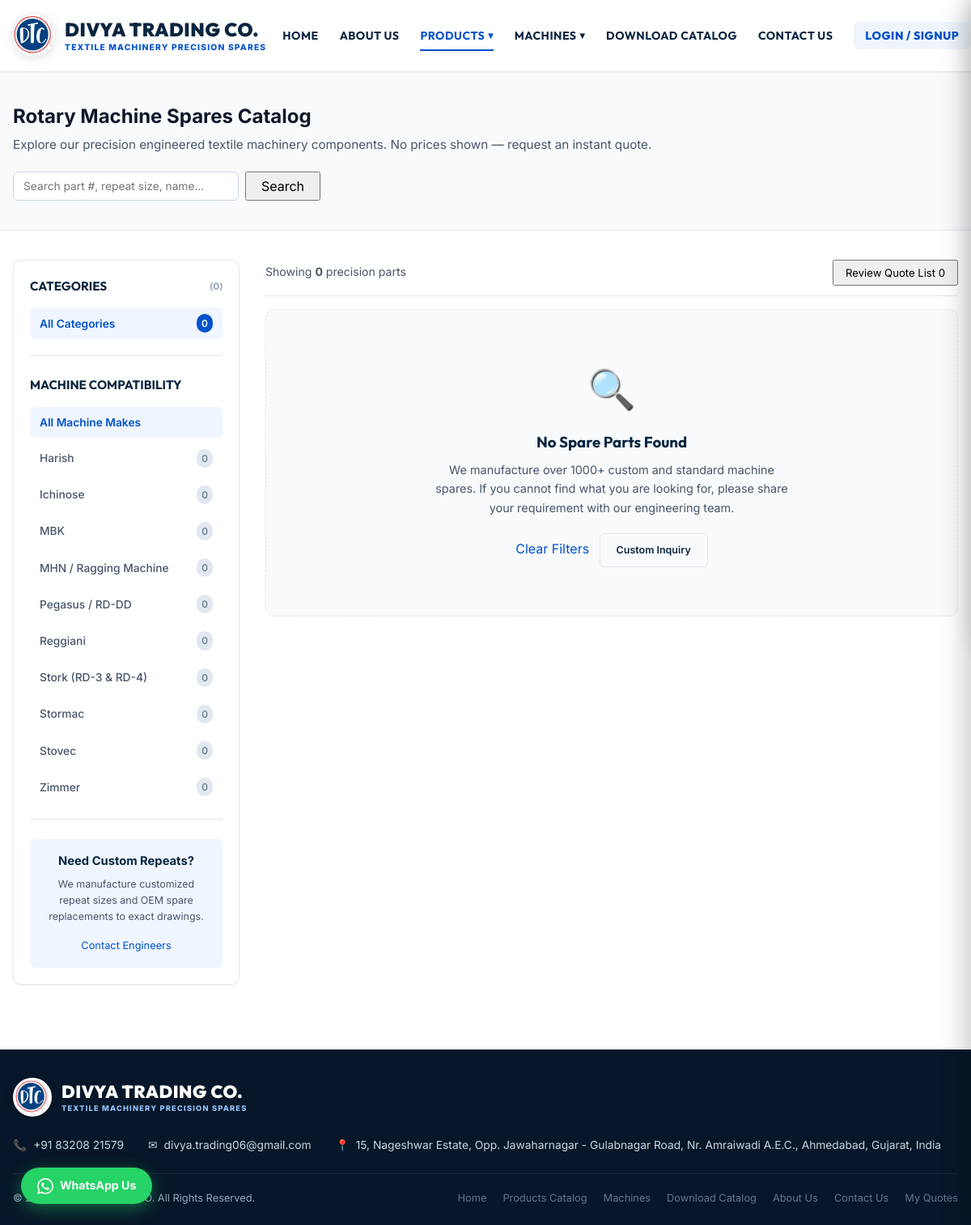
Page /products on the committed database.
### models.py (models this page shows, shortened)
class MachineMake(db.Model):
    __tablename__ = 'machine_makes'
    id = db.Column(db.Integer, primary_key=True)
    name = db.Column(db.String(120), nullable=False, unique=True)
    slug = db.Column(db.String(140), nullable=False, unique=True)
    description = db.Column(db.Text, nullable=True)
    created_at = db.Column(db.DateTime, default=datetime.utcnow)
    products = db.relationship('Product', backref='machine_make', lazy=True)

class SiteSetting(db.Model):
    __tablename__ = 'site_settings'
    id = db.Column(db.Integer, primary_key=True)
    key = db.Column(db.String(100), unique=True, nullable=False)
    value = db.Column(db.Text, nullable=True)
    description = db.Column(db.String(255), nullable=True)

### app.py (the view, shortened to what this page needs)
@app.route('/products')
def products():
    category_slug = request.args.get('category')
    machine_slug = request.args.get('machine')
    search_query = request.args.get('q', '').strip()
    query = Product.query.filter_by(is_active=True)
    selected_category = None
    if category_slug:
        selected_category = Category.query.filter_by(slug=category_slug).first()
        if selected_category:
            query = query.filter_by(category_id=selected_category.id)
    selected_machine = None
    if machine_slug:
        selected_machine = MachineMake.query.filter_by(slug=machine_slug).first()
        if selected_machine:
            query = query.filter_by(machine_make_id=selected_machine.id)
    all_products = query.order_by(Product.id.desc()).all()
    categories = Category.query.order_by(Category.order_index).all()
    machines = MachineMake.query.order_by(MachineMake.name).all()
    return render_template(
        'products.html',
        products=all_products,
        categories=categories,
        machines=machines,
        selected_category=selected_category,
        selected_machine=selected_machine,
        search_query=search_query
    )

### app.py (called while the page is built, shortened)
@app.before_request
def enforce_session_timeout():
    now = time.time()

@app.context_processor
def inject_global_data():
    categories = Category.query.order_by(Category.order_index).all()
    machines = MachineMake.query.order_by(MachineMake.name).all()
    settings_records = SiteSetting.query.all()
    settings = {s.key: s.value for s in settings_records}
    why_choose_pillars = get_why_choose_pillars(settings)
    current_year = datetime.utcnow().year
    current_customer = None
    return {
        'nav_categories': categories,
        'nav_machines': machines,
        'site_settings': settings,
        'why_choose_pillars': why_choose_pillars,
        'current_year': current_year,
        'current_customer': current_customer
    }

### templates/products.html (shortened to what this page needs)
{% extends 'base.html' %}
{% block content %}
<section class="catalog-header-bar">
  <div class="container">
    <div style="display: flex; justify-content: space-between; align-items: center; flex-wrap: wrap; gap: 20px;">
      <div>
        <h1 class="catalog-page-title">
          {% if selected_category %}
            {{ selected_category.name }}
          {% elif selected_machine %}
            Spares for {{ selected_machine.name }}
          {% elif search_query %}
            Search Results for "{{ search_query }}"
          {% else %}
            Rotary Machine Spares Catalog
          {% endif %}
        </h1>
        <p style="font-size: 0.95rem; color: var(--text-muted); margin-top: 4px;">
          Explore our precision engineered textile machinery components. No prices shown — request an instant quote.
        </p>
      </div>
      <form action="{{ url_for('products') }}" method="GET" style="display: flex; gap: 8px; width: 100%; max-width: 380px;">
        <input type="text" name="q" value="{{ search_query }}" class="form-control" placeholder="Search part #, repeat size, name..." style="background: white;">
        <button type="submit" class="btn-enquire-primary" style="padding: 0 18px;">Search</button>
      </form>
    </div>
  </div>
</section>
<section style="background: var(--bg-white);">
  <div class="container">
    <div class="catalog-layout">
      <aside class="sidebar-filters">
        <div class="filter-section">
          <h3 class="filter-heading">
            <span>Categories</span>
            <span style="font-size: 0.75rem; color: #94a3b8;">({{ categories|length }})</span>
          </h3>
          <div class="filter-list">
            <a href="{{ url_for('products', machine=selected_machine.slug if selected_machine else None) }}"
               class="filter-item-btn {% if not selected_category %}active{% endif %}">
              <span>All Categories</span>
              <span class="filter-count">{{ products|length if not selected_category else 'All' }}</span>
            </a>
          </div>
        </div>
        <div class="filter-section">
          <h3 class="filter-heading">
            <span>Machine Compatibility</span>
          </h3>
          <div class="filter-list">
            <a href="{{ url_for('products', category=selected_category.slug if selected_category else None) }}"
               class="filter-item-btn {% if not selected_machine %}active{% endif %}">
              <span>All Machine Makes</span>
            </a>
            {% for m in machines %}
            <a href="{{ url_for('products', machine=m.slug, category=selected_category.slug if selected_category else None) }}"
               class="filter-item-btn {% if selected_machine and selected_machine.id == m.id %}active{% endif %}">
              <span>{{ m.name }}</span>
              <span class="filter-count">{{ m.products|length }}</span>
            </a>
            {% endfor %}
          </div>
        </div>
        <div style="background: var(--dtc-blue-light); border-radius: var(--radius-sm); padding: 16px; margin-top: 24px; text-align: center;">
          <h4 style="font-size: 0.92rem; font-weight: 700; color: var(--primary-navy); margin-bottom: 6px;">Need Custom Repeats?</h4>
          <p style="font-size: 0.78rem; color: var(--text-muted); margin-bottom: 12px;">We manufacture customized repeat sizes and OEM spare replacements to exact drawings.</p>
          <a href="{{ url_for('contact') }}" class="btn-enquire-primary" style="width: 100%; justify-content: center; font-size: 0.8rem; padding: 8px 12px;">Contact Engineers</a>
        </div>
      </aside>
      <main class="catalog-main">
        <div class="catalog-results-bar">
          <span style="font-size: 0.88rem; color: var(--text-muted);">
            Showing <strong>{{ products|length }}</strong> precision parts
          </span>
          <button class="btn-quote-cart btn-open-quote-cart" style="font-size: 0.82rem; padding: 6px 14px;">
            <span>Review Quote List</span>
            <span class="cart-badge">0</span>
          </button>
        </div>
        {% if products %}
        <div class="products-grid">
          {% for prod in products %}
          <div class="product-card">
            {% if prod.is_featured %}
            <span class="product-badge-featured">Featured</span>
            {% endif %}
            {% if prod.stock_status == 'out_of_stock' %}
            <span class="product-badge-stock out_of_stock">Out of Stock</span>
            {% elif prod.stock_status == 'made_to_order' %}
            <span class="product-badge-stock made_to_order">Made to Order</span>
            {% endif %}
            <a href="{{ url_for('product_detail', slug=prod.slug) }}" class="product-card-img-wrap">
              <img src="{{ prod.image_url }}" alt="{{ prod.name }}" loading="lazy">
            </a>
            <div class="product-card-body">
              <div class="product-meta-row">
                <span class="product-part-no">{{ prod.part_number }}</span>
                <span class="product-make-badge">{{ prod.machine_make.name if prod.machine_make else 'Universal' }}</span>
                {% if prod.category %}
                <span class="product-category-tag" style="display:none;">{{ prod.category.name }}</span>
                {% endif %}
              </div>
              <h3 class="product-title">
                <a href="{{ url_for('product_detail', slug=prod.slug) }}">{{ prod.name }}</a>
              </h3>
              <p class="product-specs-summary">
                {% if prod.repeat_sizes %}<strong>Repeats:</strong> {{ prod.repeat_sizes }}<br>{% endif %}
                {% if prod.material %}<strong>Material:</strong> {{ prod.material }}<br>{% endif %}
                {{ prod.short_description or (prod.description[:85] + '...') }}
              </p>
              <div class="product-card-actions">
                <button class="btn-card-inquire btn-quick-inquire"
                        data-product-id="{{ prod.id }}"
                        data-product-name="{{ prod.name }}"
                        data-part-number="{{ prod.part_number }}"
                        data-repeat-sizes="{{ prod.repeat_sizes }}">
                  Inquire Now
                </button>
                <button class="btn-card-add-cart btn-add-quote-cart"
                        data-product-id="{{ prod.id }}"
                        data-product-name="{{ prod.name }}"
                        data-part-number="{{ prod.part_number }}"
                        data-product-image="{{ prod.image_url }}">
                  + Quote List
                </button>
              </div>
            </div>
          </div>
          {% endfor %}
        </div>
        {% else %}
        <div style="text-align: center; padding: 60px 20px; background: var(--bg-light); border-radius: var(--radius-md); border: 1px dashed var(--border-color);">
          <span style="font-size: 3rem; display: block; margin-bottom: 12px;">🔍</span>
          <h3 style="font-family: var(--font-heading); color: var(--primary-navy); margin-bottom: 8px;">No Spare Parts Found</h3>
          <p style="color: var(--text-muted); font-size: 0.9rem; max-width: 450px; margin: 0 auto 20px;">
            We manufacture over 1000+ custom and standard machine spares. If you cannot find what you are looking for, please share your requirement with our engineering team.
          </p>
          <a href="{{ url_for('products') }}" class="btn-enquire-primary" style="margin-right: 8px;">Clear Filters</a>
          <a href="{{ url_for('contact') }}" class="btn-card-add-cart" style="display: inline-flex; padding: 10px 20px;">Custom Inquiry</a>
        </div>
        {% endif %}
      </main>
    </div>
  </div>
</section>
{% endblock %}

### templates/base.html (shortened to what this page needs)
<!DOCTYPE html>
<html lang="en">
<head>
  <link rel="stylesheet" href="{{ url_for('static', filename='css/style.css') }}?v=2.5.0">
</head>
<body data-logged-in="{% if current_customer %}true{% else %}false{% endif %}">
  <header class="site-header">
    <div class="container header-inner">
      <a href="{{ url_for('home') }}" class="brand-logo-link" id="headerLogoLink" title="Divya Trading Co.">
        <div class="brand-logo-combo">
          <img src="{{ url_for('static', filename='images/dtc_emblem.png') }}" alt="DTC Emblem" class="brand-emblem-icon">
          <div class="brand-text-block">
            <span class="brand-main-title">DIVYA TRADING CO.</span>
            <span class="brand-sub-tagline">TEXTILE MACHINERY PRECISION SPARES</span>
          </div>
        </div>
      </a>
      <nav class="main-nav" id="mainNav">
        <a href="{{ url_for('home') }}" class="nav-link {% if request.endpoint == 'home' %}active{% endif %}">HOME</a>
        <a href="{{ url_for('about') }}" class="nav-link {% if request.endpoint == 'about' %}active{% endif %}">ABOUT US</a>
        <div class="nav-item-dropdown">
          <a href="{{ url_for('products') }}" class="nav-link dropdown-toggle {% if request.endpoint == 'products' %}active{% endif %}">
            PRODUCTS <span class="dropdown-caret">▾</span>
          </a>
        </div>
        <div class="nav-item-dropdown">
          <a href="{{ url_for('machines') }}" class="nav-link dropdown-toggle {% if request.endpoint == 'machines' %}active{% endif %}">
            MACHINES <span class="dropdown-caret">▾</span>
          </a>
        </div>
        <a href="{{ url_for('download_catalog') }}" class="nav-link {% if request.endpoint == 'download_catalog' %}active{% endif %}">DOWNLOAD CATALOG</a>
        <a href="{{ url_for('contact') }}" class="nav-link {% if request.endpoint == 'contact' %}active{% endif %}">CONTACT US</a>
        {% if not current_customer %}
        <a href="{{ url_for('customer_login') }}" class="nav-link nav-link-auth {% if request.endpoint in ('customer_login', 'customer_register') %}active{% endif %}">
          LOGIN / SIGNUP
        </a>
        {% endif %}
      </nav>
    </div>
  </header>
  <main>
    {% block content %}{% endblock %}
  </main>
  {% if site_settings.show_whatsapp_button != 'false' %}
  <a href="https://wa.me/{{ (site_settings.whatsapp_number or '918320821579')|replace('+', '')|replace(' ', '') }}?text={{ (site_settings.whatsapp_default_message or 'Hello Divya Trading Co., I would like to inquire about rotary printing machine spare parts.')|urlencode }}"
     target="_blank"
     rel="noopener noreferrer"
     class="floating-whatsapp-btn"
     id="floatingWhatsAppBtn">
    <span>WhatsApp Us</span>
  </a>
  {% endif %}
  <footer class="site-footer">
    <div class="container">
      <div class="footer-top-row">
        <div class="footer-brand">
          <a href="{{ url_for('home') }}" class="brand-logo-link" style="text-decoration: none;">
            <div class="brand-logo-combo">
              <img src="{{ url_for('static', filename='images/dtc_emblem.png') }}" alt="DTC Emblem" class="brand-emblem-icon" style="height: 48px; width: 48px; background: white; padding: 2px;">
              <div class="brand-text-block">
                <span class="brand-main-title" style="font-size: 1.35rem; color: white;">DIVYA TRADING CO.</span>
                <span class="brand-sub-tagline" style="font-size: 0.58rem; color: #93C5FD;">TEXTILE MACHINERY PRECISION SPARES</span>
              </div>
            </div>
          </a>
        </div>
        <div class="footer-contact-items">
          <div class="footer-contact-item">
            <span class="contact-icon">📞</span>
            <a href="tel:{{ site_settings.phone_primary or '+91 83208 21579' }}">{{ site_settings.phone_primary or '+91 83208 21579' }}</a>
          </div>
          <div class="footer-contact-item">
            <span class="contact-icon">✉</span>
            <a href="mailto:{{ site_settings.email_primary or 'divya.trading06@gmail.com' }}">{{ site_settings.email_primary or 'divya.trading06@gmail.com' }}</a>
          </div>
          <div class="footer-contact-item">
            <span class="contact-icon">📍</span>
            <span>{{ site_settings.address or 'Ahmedabad, Gujarat, India' }}</span>
          </div>
        </div>
      </div>
      <div class="footer-bottom-row">
        <p>© {{ current_year }} {{ site_settings.company_name or 'DIVYA TRADING CO.' }} All Rights Reserved.</p>
        <div class="footer-bottom-links">
          <a href="{{ url_for('home') }}">Home</a>
          <a href="{{ url_for('products') }}">Products Catalog</a>
          <a href="{{ url_for('machines') }}">Machines</a>
          <a href="{{ url_for('download_catalog') }}">Download Catalog</a>
          <a href="{{ url_for('about') }}">About Us</a>
          <a href="{{ url_for('contact') }}">Contact Us</a>
          <a href="{{ url_for('customer_dashboard') }}">My Quotes</a>
        </div>
      </div>
    </div>
  </footer>
</body>
</html>

### rows in the picture
MachineMake: name "Harish", products|length "0"
MachineMake: name "Ichinose", products|length "0"
MachineMake: name "MBK", products|length "0"
MachineMake: name "MHN / Ragging Machine", products|length "0"
MachineMake: name "Pegasus / RD-DD", products|length "0"
MachineMake: name "Reggiani", products|length "0"
MachineMake: name "Stork (RD-3 & RD-4)", products|length "0"
MachineMake: name "Stormac", products|length "0"
MachineMake: name "Stovec", products|length "0"
MachineMake: name "Zimmer", products|length "0"
SiteSetting: value "+91 83208 21579"
SiteSetting: value "divya.trading06@gmail.com"
SiteSetting: value "15, Nageshwar Estate, Opp. Jawaharnagar - Gulabnagar Road, Nr. Amraiwadi A.E.C., Ahmedabad, Gujarat, India"

### other values in the picture
{{ categories|length }} "0"
{{ products|length if not selected_category else 'All' }} "0"
{{ products|length }} "0"
